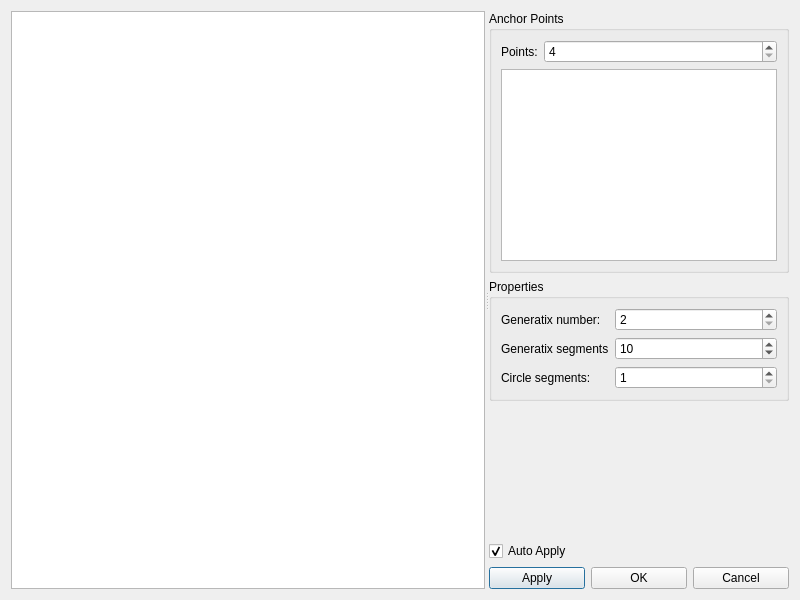
<?xml version="1.0" encoding="UTF-8"?>
<ui version="4.0">
 <class>BSplineEditor</class>
 <widget class="QDialog" name="BSplineEditor">
  <property name="geometry">
   <rect>
    <x>0</x>
    <y>0</y>
    <width>800</width>
    <height>600</height>
   </rect>
  </property>
  <property name="windowTitle">
   <string>B-Spline Editor</string>
  </property>
  <layout class="QVBoxLayout" name="verticalLayout">
   <item>
    <widget class="QSplitter" name="splitter">
     <property name="orientation">
      <enum>Qt::Horizontal</enum>
     </property>
     <widget class="SplineViewport" name="graphicsView">
      <property name="minimumSize">
       <size>
        <width>400</width>
        <height>400</height>
       </size>
      </property>
      <property name="sizeAdjustPolicy">
       <enum>QAbstractScrollArea::AdjustToContents</enum>
      </property>
      <property name="renderHints">
       <set>QPainter::Antialiasing|QPainter::SmoothPixmapTransform</set>
      </property>
      <property name="dragMode">
       <enum>QGraphicsView::RubberBandDrag</enum>
      </property>
      <property name="transformationAnchor">
       <enum>QGraphicsView::AnchorUnderMouse</enum>
      </property>
      <property name="resizeAnchor">
       <enum>QGraphicsView::AnchorUnderMouse</enum>
      </property>
      <property name="viewportUpdateMode">
       <enum>QGraphicsView::SmartViewportUpdate</enum>
      </property>
     </widget>
     <widget class="QWidget" name="controlPanel" native="true">
      <property name="minimumSize">
       <size>
        <width>200</width>
        <height>0</height>
       </size>
      </property>
      <property name="maximumSize">
       <size>
        <width>300</width>
        <height>16777215</height>
       </size>
      </property>
      <layout class="QVBoxLayout" name="verticalLayout_2">
       <item>
        <widget class="QGroupBox" name="anchorsGroupBox">
         <property name="title">
          <string>Anchor Points</string>
         </property>
         <layout class="QVBoxLayout" name="verticalLayout_3">
          <item>
           <layout class="QFormLayout" name="formLayout">
            <item row="0" column="0">
             <widget class="QLabel" name="pointsLabel">
              <property name="text">
               <string>Points:</string>
              </property>
             </widget>
            </item>
            <item row="0" column="1">
             <widget class="QSpinBox" name="pointsSpinBox">
              <property name="minimum">
               <number>4</number>
              </property>
             </widget>
            </item>
           </layout>
          </item>
          <item>
           <widget class="QListWidget" name="pointsListWidget"/>
          </item>
         </layout>
        </widget>
       </item>
       <item>
        <widget class="QGroupBox" name="splineGroupBox">
         <property name="title">
          <string>Properties</string>
         </property>
         <layout class="QFormLayout" name="formLayout_2">
          <item row="2" column="0">
           <widget class="QLabel" name="generatixSegmentsLabel">
            <property name="text">
             <string>Generatix segments</string>
            </property>
           </widget>
          </item>
          <item row="2" column="1">
           <widget class="QSpinBox" name="generatixSegmentsSpinBox">
            <property name="minimum">
             <number>1</number>
            </property>
            <property name="maximum">
             <number>99</number>
            </property>
            <property name="value">
             <number>10</number>
            </property>
           </widget>
          </item>
          <item row="4" column="0">
           <widget class="QLabel" name="circleSegmentsLabel">
            <property name="text">
             <string>Circle segments:</string>
            </property>
           </widget>
          </item>
          <item row="4" column="1">
           <widget class="QSpinBox" name="circleSegmentsSpinBox">
            <property name="minimum">
             <number>1</number>
            </property>
           </widget>
          </item>
          <item row="0" column="0">
           <widget class="QLabel" name="generatixNumberLabel">
            <property name="text">
             <string>Generatix number:</string>
            </property>
           </widget>
          </item>
          <item row="0" column="1">
           <widget class="QSpinBox" name="generatixNumberSpinBox">
            <property name="minimum">
             <number>2</number>
            </property>
           </widget>
          </item>
         </layout>
        </widget>
       </item>
       <item>
        <spacer name="verticalSpacer">
         <property name="orientation">
          <enum>Qt::Vertical</enum>
         </property>
         <property name="sizeHint" stdset="0">
          <size>
           <width>20</width>
           <height>40</height>
          </size>
         </property>
        </spacer>
       </item>
       <item>
        <widget class="QCheckBox" name="autoApplyCheckBox">
         <property name="text">
          <string>Auto Apply</string>
         </property>
         <property name="checked">
          <bool>true</bool>
         </property>
        </widget>
       </item>
       <item>
        <layout class="QHBoxLayout" name="horizontalLayout_3">
         <item>
          <widget class="QPushButton" name="applyButton">
           <property name="text">
            <string>Apply</string>
           </property>
          </widget>
         </item>
         <item>
          <widget class="QPushButton" name="okButton">
           <property name="text">
            <string>OK</string>
           </property>
          </widget>
         </item>
         <item>
          <widget class="QPushButton" name="cancelButton">
           <property name="text">
            <string>Cancel</string>
           </property>
          </widget>
         </item>
        </layout>
       </item>
      </layout>
     </widget>
    </widget>
   </item>
  </layout>
 </widget>
 <customwidgets>
  <customwidget>
   <class>SplineViewport</class>
   <extends>QGraphicsView</extends>
   <header>spline_editor/SplineViewport.h</header>
  </customwidget>
 </customwidgets>
 <resources/>
 <connections/>
</ui>
